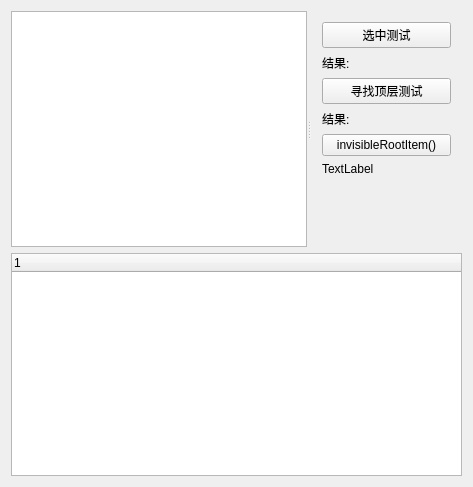
<?xml version="1.0" encoding="UTF-8"?>
<ui version="4.0">
 <class>Widget</class>
 <widget class="QWidget" name="Widget">
  <property name="geometry">
   <rect>
    <x>0</x>
    <y>0</y>
    <width>473</width>
    <height>487</height>
   </rect>
  </property>
  <property name="windowTitle">
   <string>Widget</string>
  </property>
  <layout class="QVBoxLayout" name="verticalLayout_2">
   <item>
    <widget class="QSplitter" name="splitter">
     <property name="orientation">
      <enum>Qt::Horizontal</enum>
     </property>
     <widget class="QTreeView" name="treeView">
      <property name="editTriggers">
       <set>QAbstractItemView::NoEditTriggers</set>
      </property>
      <attribute name="headerCascadingSectionResizes">
       <bool>false</bool>
      </attribute>
      <attribute name="headerDefaultSectionSize">
       <number>100</number>
      </attribute>
     </widget>
     <widget class="QWidget" name="layoutWidget">
      <layout class="QVBoxLayout" name="verticalLayout">
       <item>
        <widget class="QPushButton" name="pushButton">
         <property name="text">
          <string>选中测试</string>
         </property>
        </widget>
       </item>
       <item>
        <widget class="QLabel" name="label">
         <property name="sizePolicy">
          <sizepolicy hsizetype="Preferred" vsizetype="Minimum">
           <horstretch>0</horstretch>
           <verstretch>0</verstretch>
          </sizepolicy>
         </property>
         <property name="text">
          <string>结果:</string>
         </property>
        </widget>
       </item>
       <item>
        <widget class="QPushButton" name="pushButton_2">
         <property name="text">
          <string>寻找顶层测试</string>
         </property>
        </widget>
       </item>
       <item>
        <widget class="QLabel" name="label_2">
         <property name="text">
          <string>结果:</string>
         </property>
        </widget>
       </item>
       <item>
        <widget class="QPushButton" name="pushButton_3">
         <property name="text">
          <string>invisibleRootItem()</string>
         </property>
        </widget>
       </item>
       <item>
        <widget class="QLabel" name="label_3">
         <property name="text">
          <string>TextLabel</string>
         </property>
        </widget>
       </item>
       <item>
        <spacer name="verticalSpacer">
         <property name="orientation">
          <enum>Qt::Vertical</enum>
         </property>
         <property name="sizeHint" stdset="0">
          <size>
           <width>20</width>
           <height>40</height>
          </size>
         </property>
        </spacer>
       </item>
       <item>
        <widget class="QLabel" name="label_realTime">
         <property name="text">
          <string/>
         </property>
        </widget>
       </item>
      </layout>
     </widget>
    </widget>
   </item>
   <item>
    <widget class="QTreeWidget" name="treeWidget">
     <column>
      <property name="text">
       <string notr="true">1</string>
      </property>
     </column>
    </widget>
   </item>
  </layout>
 </widget>
 <layoutdefault spacing="6" margin="11"/>
 <resources/>
 <connections/>
</ui>
